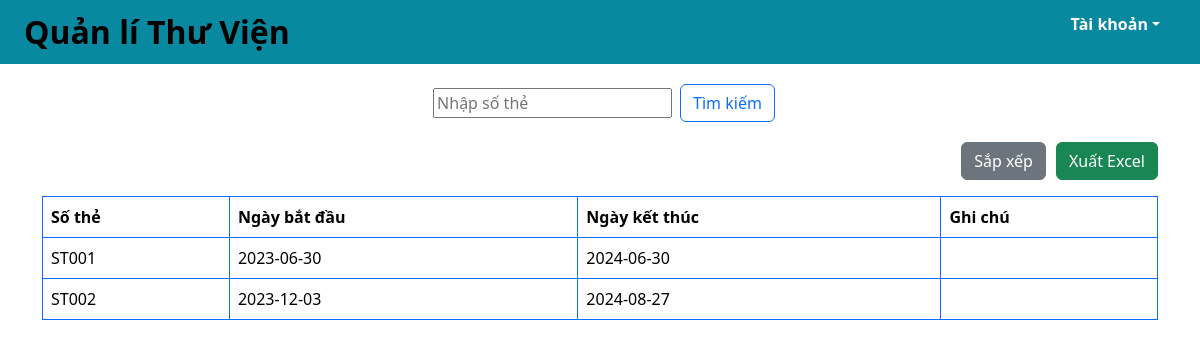
/thethuvien.php, run on an earlier commit of the app's database.
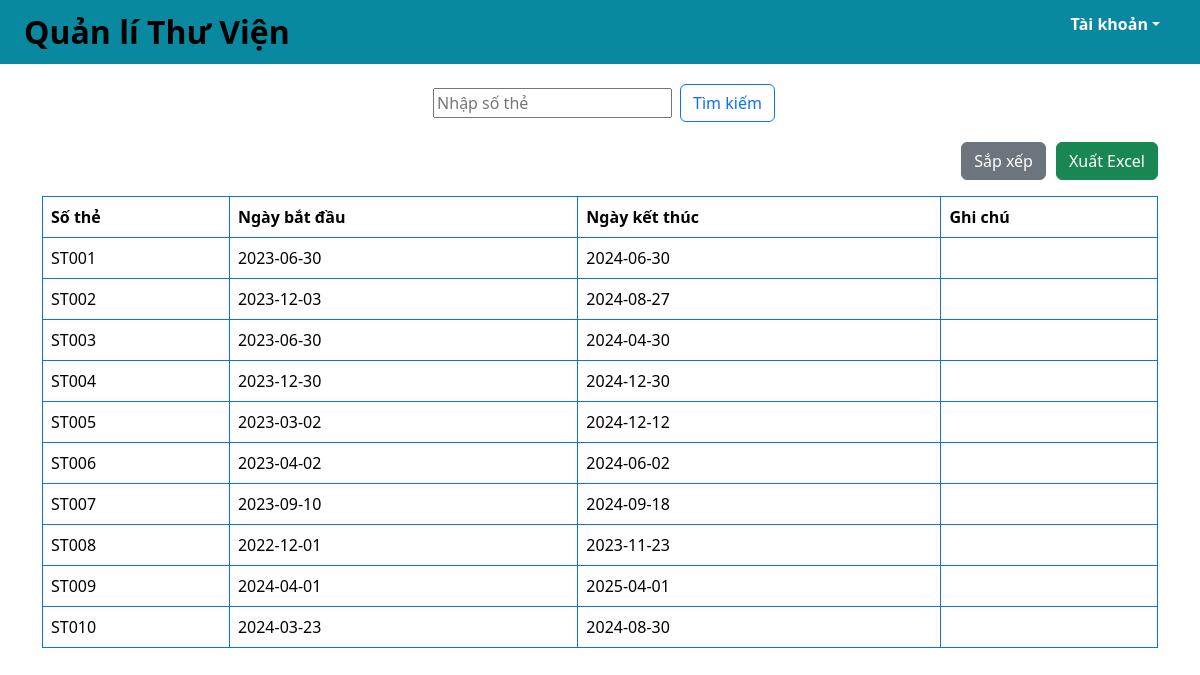
And on a later commit of the database.
### tables this page shows
create table theThuVien (
	soThe char(10) not null,
    ngayBD date not null,
    ngayKT date not null,
    ghiChu varchar(255),
    primary key (soThe)
);

### src/functions.php (called while the page is built, shortened)
<?php
function html_escape(string|null $text): string
{
    return htmlspecialchars($text ?? '', ENT_QUOTES, 'UTF-8', false);
}

### public/thethuvien.php (the view, shortened to what this page needs)
<?php
require_once __DIR__ . '/../src/connect.php';
if ($_SERVER['REQUEST_METHOD'] === 'POST' && isset($_POST['sort'])) {
    $sql = "CALL sapXepTTV()";
    $stmt = $pdo->prepare($sql);
    $stmt->execute();
} else if ($_SERVER['REQUEST_METHOD'] === 'GET' && isset($_GET['keyword'])) {
    $keyword = $_GET['keyword'];
    $sql = "CALL timKiemTTV(?)";
    $stmt = $pdo->prepare($sql);
    $stmt->execute([$keyword]);
} else {
    $sql = "CALL hthiTTV()";
    $stmt = $pdo->prepare($sql);
    $stmt->execute();
}
$rows = $stmt->fetchAll(PDO::FETCH_ASSOC);
include_once __DIR__ . '/../src/partials/header.php'
?>
<div class="container">
    <div class="row mb-3">
        <div class="col d-flex justify-content-center ">
            <form class="d-flex align-items-center" method="GET" action="/thethuvien.php" class="w-100">
                <input class="m-2" type="search" placeholder="Nhập số thẻ" aria-label="search" name="keyword"
                    value="<?= isset($_GET['keyword']) ? htmlspecialchars($_GET['keyword']) : '' ?>">
                <button class="btn btn-outline-primary" type="submit">Tìm kiếm</button>
            </form>
        </div>
    </div>
    <div class="row mb-3">
        <div class="col d-flex justify-content-end">
            <form method="post">
                <button class="btn btn-secondary" type="submit" name="sort">
                    Sắp xếp
                </button>
            </form>
            <div style="width: 10px;"></div>
            <form method="post">
                <button class="btn btn-success" type="submit" name="export">
                    Xuất Excel
                </button>
            </form>
        </div>
    </div>
    <div class="row">
        <div class="col">
            <table class="table table-bordered border-primary">
                <thead>
                    <tr>
                        <th>Số thẻ</th>
                        <th>Ngày bắt đầu</th>
                        <th>Ngày kết thúc</th>
                        <th>Ghi chú</th>
                    </tr>
                </thead>
                <tbody>
                    <?php foreach ($rows as $row) : ?>
                    <tr>
                        <td><?= html_escape($row['soThe']) ?></td>
                        <td><?= html_escape($row['ngayBD']) ?></td>
                        <td><?= html_escape($row['ngayKT']) ?></td>
                        <td><?= html_escape($row['ghiChu']) ?></td>
                    </tr>
                    <?php endforeach ?>
                </tbody>
            </table>
        </div>
    </div>
</div>
<?php
include_once __DIR__ . '/../src/partials/footer.php'
?>

What changed in the data, as far as the page shows it:
added thethuvien: soThe "ST003", ngayBD "2023-06-30", ngayKT "2024-04-30"
added thethuvien: soThe "ST004", ngayBD "2023-12-30", ngayKT "2024-12-30"
added thethuvien: soThe "ST005", ngayBD "2023-03-02", ngayKT "2024-12-12"
added thethuvien: soThe "ST006", ngayBD "2023-04-02", ngayKT "2024-06-02"
added thethuvien: soThe "ST007", ngayBD "2023-09-10", ngayKT "2024-09-18"
added thethuvien: soThe "ST008", ngayBD "2022-12-01", ngayKT "2023-11-23"
added thethuvien: soThe "ST009", ngayBD "2024-04-01", ngayKT "2025-04-01"
added thethuvien: soThe "ST010", ngayBD "2024-03-23", ngayKT "2024-08-30"
